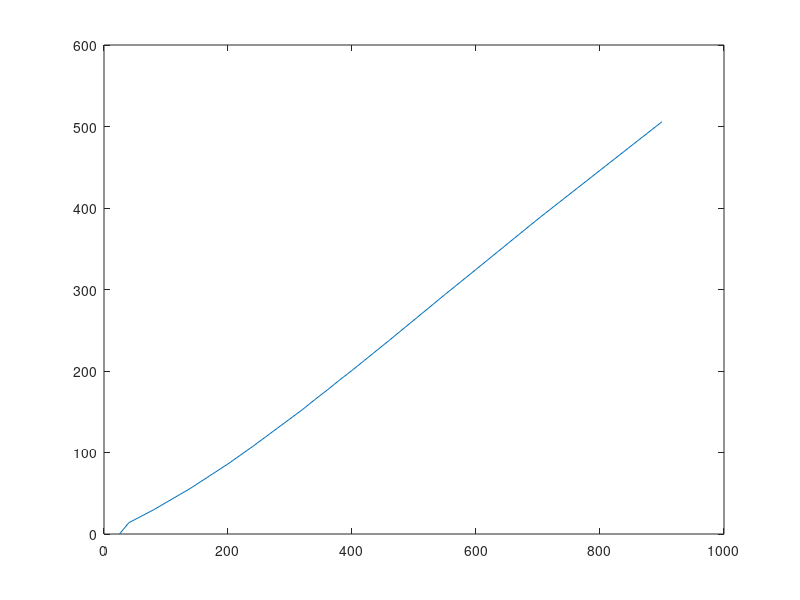

Here is the MATLAB script that generated this plot:

close all;
clear all;
format long;
scale=1024/5;
amplification=500;

Vc=scale*amplification/1000*[0,0.135,0.29,0.55,0.84,1.05,1.27,1.38,1.49,...
    1.61,1.725,1.845,1.96,2.08,2.32,2.564,2.87, 3.17,3.775,4.94];

Tc=[25,40,80,140,200,240,280,300,320,...
    340,360,380,400,420,460,500,550,600,700,900];





%input offset voltage drift by temp
%Vc=Vc+25*50E-9;

plot(Tc,Vc);

maximum= 1;
for j=1:size(Vc,2)
       
    lollotiloo=strcat('{',num2str(round(Vc(j))),',',num2str(Tc(j)) ,'},');
    if size(lollotiloo,2) > maximum
       maximum=  size(lollotiloo,2)
    end
    
    for i=1:maximum
        test2(j,i)=lollotiloo(i);
    end
     
end

dlmwrite('IrRh60_40.txt',test2,'delimiter','','newline','pc');